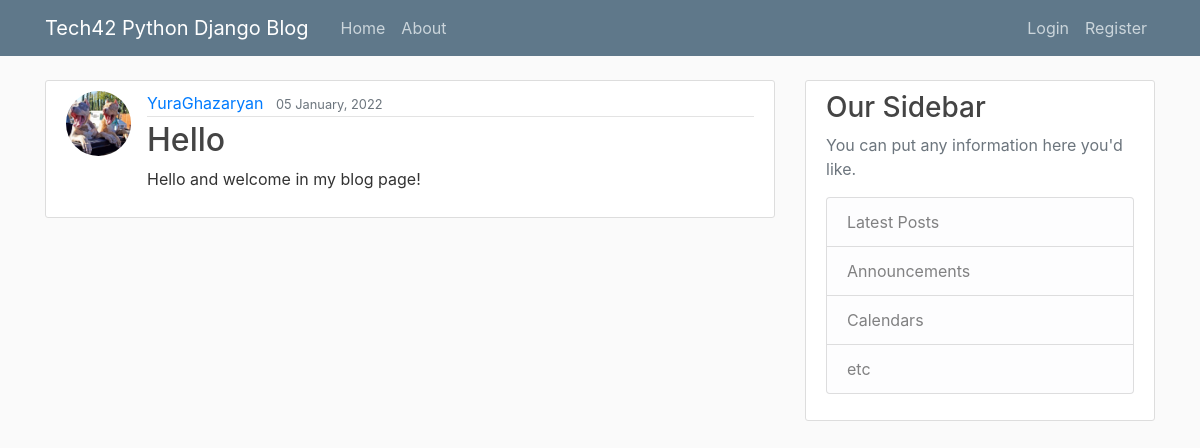
The page / on the database its author committed.
### blog/models.py (models this page shows, shortened)
class Post(models.Model):
    title = models.CharField(max_length=100)
    content = models.TextField()
    date_posted = models.DateTimeField(default=timezone.now)
    author = models.ForeignKey(User, on_delete=models.CASCADE)

### users/models.py (models this page shows, shortened)
class Profile(models.Model):
    user = models.OneToOneField(User, on_delete=models.CASCADE)
    image = models.ImageField(default='default.jpg', upload_to='profileJ_pics')

### blog/views.py (the view)
# urls.py: path('', PostListView.as_view(), name='blog-home'),
class PostListView(ListView):
    model = Post
    template_name = 'home.html'  # <app>/<model>_<viewtype>.html
    context_object_name = 'posts'
    ordering = ['-date_posted']
    paginate_by = 5

### templates/home.html (shortened to what this page needs)
{% extends "base.html" %}
{% block content %}
    {% for post in posts %}
        <article class="media content-section">
          <img class="rounded-circle article-img" src="{{ post.author.profile.image.url }}">
          <div class="media-body">
            <div class="article-metadata">
              <a class="mr-2" href="{% url 'user-posts' post.author.username %}">{{ post.author }}</a>
              <small class="text-muted">{{ post.date_posted|date:"d F, Y" }}</small>
            </div>
            <h2><a class="article-title" href="{% url 'post-detail' post.id %}">{{ post.title }}</a></h2>
            <p class="article-content">{{ post.content }}</p>
          </div>
        </article>
    {% endfor %}
{% endblock content %}

### templates/base.html (shortened to what this page needs)
<!DOCTYPE html>
{% load static %}
<html lang="en">
<head>
    <link rel="stylesheet" href="https://maxcdn.bootstrapcdn.com/bootstrap/4.0.0/css/bootstrap.min.css">
    <link rel="stylesheet" type="text/css" href="{% static 'blog/main.css' %}">
</head>
<body>
    <header class="site-header">
      <nav class="navbar navbar-expand-md navbar-dark bg-steel fixed-top">
        <div class="container">
          <a class="navbar-brand mr-4" href="/">Tech42 Python Django Blog</a>
          <div class="collapse navbar-collapse" id="navbarToggle">
            <div class="navbar-nav mr-auto">
              <a class="nav-item nav-link" href="/">Home</a>
              <a class="nav-item nav-link" href="/about">About</a>
            </div>
            <div class="navbar-nav">
              {% if user.is_authenticated %}
                <a class="nav-item nav-link" href="{% url 'post-create' %}">New Post</a>
                 <a class="nav-item nav-link" href="{% url 'profile' %}">Profile</a>
                 <a class="nav-item nav-link" href="{% url 'logout' %}">Logout</a>
              {% else %}
                  <a class="nav-item nav-link" href="{% url 'login' %}">Login</a>
                  <a class="nav-item nav-link" href="{% url 'register' %}">Register</a>
              {% endif %}
            </div>
          </div>
        </div>
      </nav>
    </header>
    <main role="main" class="container">
      <div class="row">
        <div class="col-md-8">
          {% block content %}{% endblock %}
        </div>
        <div class="col-md-4">
          <div class="content-section">
            <h3>Our Sidebar</h3>
            <p class='text-muted'>You can put any information here you'd like.
              <ul class="list-group">
                <li class="list-group-item list-group-item-light">Latest Posts</li>
                <li class="list-group-item list-group-item-light">Announcements</li>
                <li class="list-group-item list-group-item-light">Calendars</li>
                <li class="list-group-item list-group-item-light">etc</li>
              </ul>
            </p>
          </div>
        </div>
      </div>
    </main>
</body>
</html>

### blog/static/blog/main.css (style rules this page uses)
body { background: #fafafa; color: #333333; margin-top: 5rem; }
h1, h2, h3, h4, h5, h6 { color: #444444; }
ul { margin: 0; }
.bg-steel { background-color: #5f788a; }
.site-header .navbar-nav .nav-link { color: #cbd5db; }
.content-section { background: #ffffff; padding: 10px 20px; border: 1px solid #dddddd; border-radius: 3px; margin-bottom: 20px; }
.article-title { color: #444444; }
.article-content { white-space: pre-line; }
.article-img { height: 65px; width: 65px; margin-right: 16px; }
.article-metadata { padding-bottom: 1px; margin-bottom: 4px; border-bottom: 1px solid #e3e3e3 }

### rows shown on the page
Post: author.profile.image (placeholder picture), author "YuraGhazaryan", date_posted "05 January, 2022", title "Hello", content "Hello and welcome in my blog page!"
